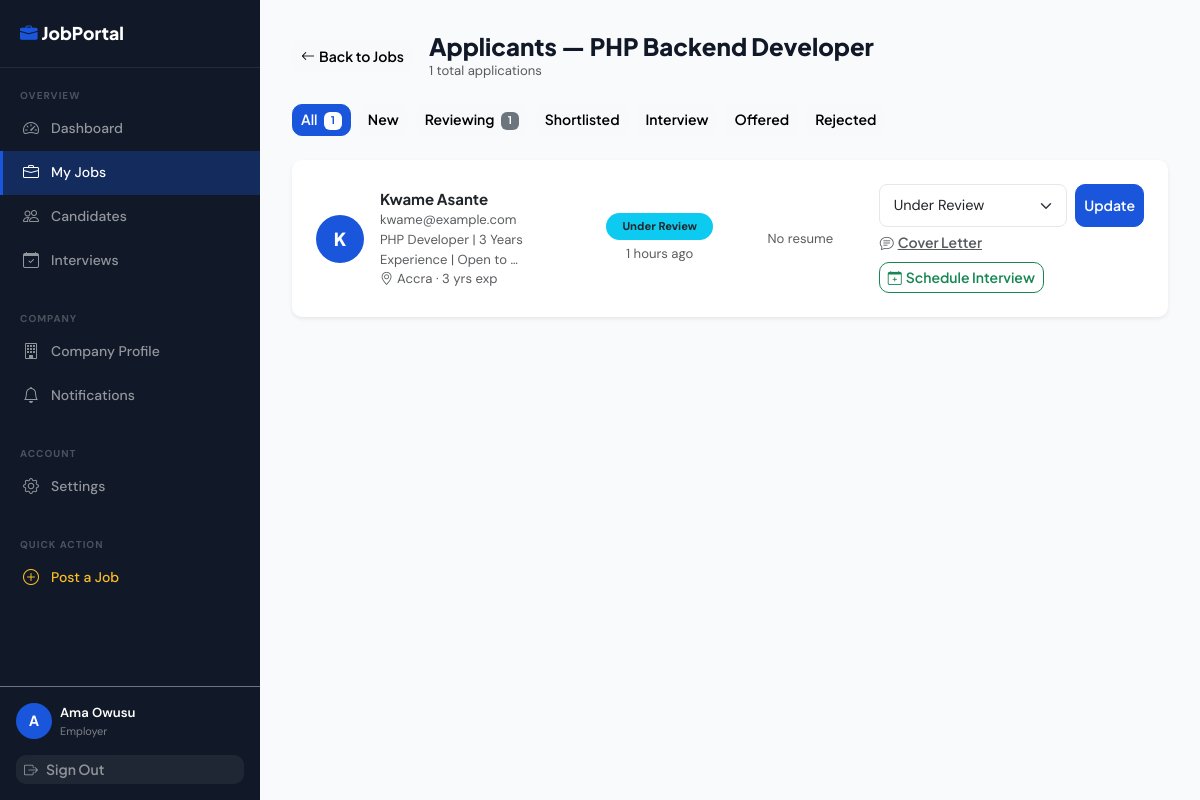
Page /public/employer/jobs/1/applicants (signed in) on the committed database.
### tables this page shows
CREATE TABLE job_listings (
    id                  INT UNSIGNED    NOT NULL AUTO_INCREMENT,
    employer_id         INT UNSIGNED    NOT NULL,
    title               VARCHAR(160)    NOT NULL,
    slug                VARCHAR(200)    NULL,
    description         LONGTEXT        NOT NULL,
    requirements        TEXT            NULL,
    responsibilities    TEXT            NULL,
    benefits            TEXT            NULL,
    location_city       VARCHAR(80)     NULL,
    location_country    VARCHAR(80)     NULL,
    is_remote           TINYINT(1)      NOT NULL DEFAULT 0,
    job_type            ENUM('full_time','part_time','contract','internship','freelance','volunteer') NOT NULL DEFAULT 'full_time',
    experience_level    ENUM('entry','junior','mid','senior','lead','executive') NOT NULL DEFAULT 'entry',
    industry            VARCHAR(100)    NULL,
    salary_min          DECIMAL(12,2)   NULL,
    salary_max          DECIMAL(12,2)   NULL,
    salary_currency     VARCHAR(5)      NOT NULL DEFAULT 'USD',
    salary_period       ENUM('hourly','monthly','yearly') NOT NULL DEFAULT 'yearly',
    salary_is_hidden    TINYINT(1)      NOT NULL DEFAULT 0  COMMENT 'Show "Competitive" instead of range',
    vacancies           TINYINT UNSIGNED NOT NULL DEFAULT 1,
    application_deadline DATE           NULL,
    status              ENUM('draft','active','closed','expired','removed') NOT NULL DEFAULT 'draft',
    is_featured         TINYINT(1)      NOT NULL DEFAULT 0,
    view_count          INT UNSIGNED    NOT NULL DEFAULT 0,
    application_count   INT UNSIGNED    NOT NULL DEFAULT 0,
    expires_at          TIMESTAMP       NULL,
    created_at          TIMESTAMP       NOT NULL DEFAULT CURRENT_TIMESTAMP,
    updated_at          TIMESTAMP       NOT NULL DEFAULT CURRENT_TIMESTAMP ON UPDATE CURRENT_TIMESTAMP,

    PRIMARY KEY (id),
    UNIQUE KEY uq_jl_slug (slug),
    INDEX idx_jl_employer_id (employer_id),
    INDEX idx_jl_status (status),
    INDEX idx_jl_job_type (job_type),
    INDEX idx_jl_experience_level (experience_level),
    INDEX idx_jl_location (location_city, location_country),
    INDEX idx_jl_industry (industry),
    INDEX idx_jl_salary (salary_min, salary_max),
    INDEX idx_jl_created_at (created_at),
    INDEX idx_jl_is_remote (is_remote),
    FULLTEXT INDEX ft_jl_search (title, description, requirements)
      COMMENT 'Enables FULLTEXT search on job listings',
    CONSTRAINT fk_jl_employer
        FOREIGN KEY (employer_id) REFERENCES employer_profiles(id) ON DELETE CASCADE
);

CREATE TABLE applications (
    id                  INT UNSIGNED    NOT NULL AUTO_INCREMENT,
    job_id              INT UNSIGNED    NOT NULL,
    seeker_id           INT UNSIGNED    NOT NULL  COMMENT 'References job_seeker_profiles.id',
    cover_letter_path   VARCHAR(300)    NULL,
    cover_letter_text   TEXT            NULL     COMMENT 'Optional typed cover letter',
    resume_snapshot_path VARCHAR(300)   NULL     COMMENT 'Copy of resume at time of application',
    status              ENUM(
                          'applied',
                          'under_review',
                          'shortlisted',
                          'interview_scheduled',
                          'offered',
                          'hired',
                          'rejected',
                          'withdrawn'
                        ) NOT NULL DEFAULT 'applied',
    employer_notes      TEXT            NULL     COMMENT 'Internal recruiter notes (not shown to seeker)',
    rejection_reason    VARCHAR(300)    NULL,
    is_read_by_employer TINYINT(1)      NOT NULL DEFAULT 0,
    applied_at          TIMESTAMP       NOT NULL DEFAULT CURRENT_TIMESTAMP,
    updated_at          TIMESTAMP       NOT NULL DEFAULT CURRENT_TIMESTAMP ON UPDATE CURRENT_TIMESTAMP,

    PRIMARY KEY (id),
    UNIQUE KEY uq_app_job_seeker (job_id, seeker_id)
      COMMENT 'Prevents duplicate applications to same job',
    INDEX idx_app_job_id (job_id),
    INDEX idx_app_seeker_id (seeker_id),
    INDEX idx_app_status (status),
    INDEX idx_app_applied_at (applied_at),
    CONSTRAINT fk_app_job
        FOREIGN KEY (job_id) REFERENCES job_listings(id) ON DELETE CASCADE,
    CONSTRAINT fk_app_seeker
        FOREIGN KEY (seeker_id) REFERENCES job_seeker_profiles(id) ON DELETE CASCADE
);

CREATE TABLE users (
    id              INT UNSIGNED    NOT NULL AUTO_INCREMENT,
    full_name       VARCHAR(120)    NOT NULL,
    email           VARCHAR(180)    NOT NULL,
    password_hash   VARCHAR(255)    NOT NULL,
    role            ENUM('seeker','employer','admin') NOT NULL DEFAULT 'seeker',
    is_active       TINYINT(1)      NOT NULL DEFAULT 1,
    email_verified  TINYINT(1)      NOT NULL DEFAULT 0,
    verify_token    VARCHAR(64)     NULL,
    last_login_at   TIMESTAMP       NULL,
    created_at      TIMESTAMP       NOT NULL DEFAULT CURRENT_TIMESTAMP,
    updated_at      TIMESTAMP       NOT NULL DEFAULT CURRENT_TIMESTAMP ON UPDATE CURRENT_TIMESTAMP,

    PRIMARY KEY (id),
    UNIQUE KEY uq_users_email (email),
    INDEX idx_users_role (role),
    INDEX idx_users_is_active (is_active)
);

CREATE TABLE job_seeker_profiles (
    id                  INT UNSIGNED        NOT NULL AUTO_INCREMENT,
    user_id             INT UNSIGNED        NOT NULL,
    headline            VARCHAR(160)        NULL     COMMENT 'e.g. "Full-Stack Developer | 3 Years Experience"',
    bio                 TEXT                NULL,
    phone               VARCHAR(20)         NULL,
    location_city       VARCHAR(80)         NULL,
    location_country    VARCHAR(80)         NULL,
    date_of_birth       DATE                NULL,
    gender              ENUM('male','female','other','prefer_not_to_say') NULL,
    years_experience    TINYINT UNSIGNED    NOT NULL DEFAULT 0,
    expected_salary_min DECIMAL(12,2)       NULL,
    expected_salary_max DECIMAL(12,2)       NULL,
    salary_currency     VARCHAR(5)          NOT NULL DEFAULT 'USD',
    job_type_pref       SET('full_time','part_time','contract','remote','internship') NULL,
    avatar_path         VARCHAR(300)        NULL,
    resume_path         VARCHAR(300)        NULL,
    resume_original_name VARCHAR(200)       NULL,
    linkedin_url        VARCHAR(300)        NULL,
    github_url          VARCHAR(300)        NULL,
    portfolio_url       VARCHAR(300)        NULL,
    is_open_to_work     TINYINT(1)          NOT NULL DEFAULT 1,
    profile_views       INT UNSIGNED        NOT NULL DEFAULT 0,
    created_at          TIMESTAMP           NOT NULL DEFAULT CURRENT_TIMESTAMP,
    updated_at          TIMESTAMP           NOT NULL DEFAULT CURRENT_TIMESTAMP ON UPDATE CURRENT_TIMESTAMP,

    PRIMARY KEY (id),
    UNIQUE KEY uq_jsp_user_id (user_id),
    INDEX idx_jsp_location (location_city, location_country),
    INDEX idx_jsp_open_to_work (is_open_to_work),
    INDEX idx_jsp_experience (years_experience),
    CONSTRAINT fk_jsp_user
        FOREIGN KEY (user_id) REFERENCES users(id) ON DELETE CASCADE
);

### app/views/employer/applicants.php (the view, shortened to what the rows shown need)
<div class="d-flex align-items-center gap-3 mb-4 flex-wrap">
    <a href="<?= url('/employer/jobs') ?>" class="btn btn-light btn-sm">
        <i class="bi bi-arrow-left me-1"></i>Back to Jobs
    </a>
    <div>
        <h1 class="h4 fw-800 mb-0">Applicants — <?= e($job['title']) ?></h1>
        <p class="text-muted small mb-0"><?= count($applicants) ?> total applications</p>
    </div>
</div>
<?php if (empty($applicants)): ?>
<div class="card border-0 shadow-sm">
    <div class="card-body text-center py-5">
        <i class="bi bi-inbox text-muted" style="font-size:3rem;"></i>
        <h5 class="fw-700 mt-3">No applications yet</h5>
        <p class="text-muted">Applications will appear here when candidates apply.</p>
    </div>
</div>
<?php else: ?>
<?php
$statuses = ['all'=>'All','applied'=>'New','under_review'=>'Reviewing',
             'shortlisted'=>'Shortlisted','interview_scheduled'=>'Interview',
             'offered'=>'Offered','rejected'=>'Rejected'];
$activeStatus = $_GET['status'] ?? 'all';
$filtered = $activeStatus === 'all' ? $applicants
    : array_filter($applicants, fn($a) => $a['status'] === $activeStatus);
?>
<div class="d-flex gap-2 flex-wrap mb-4">
    <?php foreach ($statuses as $val => $label): ?>
    <?php $cnt = $val === 'all' ? count($applicants)
                : count(array_filter($applicants, fn($a) => $a['status'] === $val)); ?>
    <a href="?status=<?= $val ?>"
       class="btn btn-sm <?= $activeStatus === $val ? 'btn-primary' : 'btn-light' ?>">
        <?= $label ?>
        <?php if ($cnt > 0): ?>
        <span class="badge <?= $activeStatus === $val ? 'bg-white text-primary' : 'bg-secondary' ?> ms-1">
            <?= $cnt ?>
        </span>
        <?php endif; ?>
    </a>
    <?php endforeach; ?>
</div>
<div class="d-flex flex-column gap-3">
    <?php foreach ($filtered as $app): ?>
    <div class="card border-0 shadow-sm">
        <div class="card-body p-4">
            <div class="row align-items-center g-3">
                <div class="col-12 col-md-4 d-flex gap-3 align-items-center">
                    <div class="rounded-circle bg-primary text-white d-flex align-items-center
                                justify-content-center fw-800 flex-shrink-0"
                         style="width:48px;height:48px;font-size:18px;">
                        <?php if ($app['avatar_path']): ?>
                        <img src="<?= url('/file?path=' . urlencode($app['avatar_path'])) ?>"
                             style="width:48px;height:48px;border-radius:50%;object-fit:cover;" alt="">
                        <?php else: ?>
                        <?= strtoupper(substr($app['seeker_name'], 0, 1)) ?>
                        <?php endif; ?>
                    </div>
                    <div class="min-w-0">
                        <div class="fw-700"><?= e($app['seeker_name']) ?></div>
                        <div class="text-muted small"><?= e($app['seeker_email']) ?></div>
                        <div class="text-muted small">
                            <?= e(truncate($app['headline'] ?? '', 45)) ?>
                        </div>
                        <div class="text-muted small">
                            <?php if ($app['location_city']): ?>
                                <i class="bi bi-geo-alt me-1"></i><?= e($app['location_city']) ?>
                            <?php endif; ?>
                            <?php if ($app['years_experience']): ?>
                                · <?= $app['years_experience'] ?> yrs exp
                            <?php endif; ?>
                        </div>
                    </div>
                </div>
                <div class="col-6 col-md-2 text-center">
                    <span class="badge <?= status_badge($app['status']) ?> rounded-pill px-3 py-2">
                        <?= status_label($app['status']) ?>
                    </span>
                    <div class="text-muted small mt-1"><?= time_ago($app['applied_at']) ?></div>
                </div>
                <div class="col-6 col-md-2 text-center">
                    <?php if ($app['resume_path']): ?>
                    <a href="<?= url('/file?path=' . urlencode($app['resume_path'])) ?>"
                       target="_blank" class="btn btn-sm btn-outline-primary">
                        <i class="bi bi-file-earmark-pdf me-1"></i>Resume
                    </a>
                    <?php else: ?>
                    <span class="text-muted small">No resume</span>
                    <?php endif; ?>
                </div>
                <div class="col-12 col-md-4">
                    <form method="POST"
                          action="<?= url('/employer/applications/' . $app['id'] . '/status') ?>"
                          class="d-flex gap-2" data-no-loading>
                        <select class="form-select form-select-sm" name="status">
                            <?php
                            $statOpts = ['applied'=>'New','under_review'=>'Under Review',
                                        'shortlisted'=>'Shortlisted','interview_scheduled'=>'Schedule Interview',
                                        'offered'=>'Send Offer','hired'=>'Mark as Hired','rejected'=>'Reject'];
                            foreach ($statOpts as $v => $l): ?>
                            <option value="<?= $v ?>" <?= $app['status'] === $v ? 'selected' : '' ?>>
                                <?= $l ?>
                            </option>
                            <?php endforeach; ?>
                        </select>
                        <button type="submit" class="btn btn-sm btn-primary flex-shrink-0">Update</button>
                    </form>
                    <?php if ($app['cover_letter_text']): ?>
                    <button class="btn btn-link btn-sm text-muted p-0 mt-1"
                            data-bs-toggle="collapse"
                            data-bs-target="#cl_<?= $app['id'] ?>">
                        <i class="bi bi-chat-text me-1"></i>Cover Letter
                    </button>
                    <?php endif; ?>
                    <?php if(in_array($app['status'],['shortlisted','under_review','applied'])): ?>
                    <button class="btn btn-sm btn-outline-success mt-2"
                            onclick="openInterviewModal(<?= $app['id'] ?>, '<?= e(addslashes($app['seeker_name'])) ?>')">
                        <i class="bi bi-calendar-plus me-1"></i>Schedule Interview
                    </button>
                    <?php endif; ?>
                </div>
            </div>
        </div>
    </div>
    <?php endforeach; ?>
</div>
<?php endif; ?>

### core/Router.php (shortened to what the rows shown need)
<?php
class Router
{
    private array $routes = [];
    private array $groupMiddleware = [];
    private string $groupPrefix = '';
    public function group(array $opts, callable $cb): void
    {
        $prevPrefix = $this->groupPrefix;
        $prevMw     = $this->groupMiddleware;
        $this->groupPrefix     .= ($opts['prefix'] ?? '');
        $this->groupMiddleware  = array_merge($this->groupMiddleware, $opts['middleware'] ?? []);
        $this->groupPrefix     = $prevPrefix;
        $this->groupMiddleware = $prevMw;
    }
    private function add(string $method, string $path, string $handler, array $mw): void
    {
        $full = $this->groupPrefix . $path;
        $this->routes[] = [
            'method'  => $method,
            'pattern' => '#^' . preg_replace('/\{([a-zA-Z_]+)\}/', '(?P<$1>[^/]+)', $full) . '$#',
            'handler' => $handler,
            'mw'      => array_merge($this->groupMiddleware, $mw),
        ];
    }
    public function dispatch(): void
    {
        $method = $_SERVER['REQUEST_METHOD'];
        $uri    = $this->uri();
        foreach ($this->routes as $route) {
            if ($route['method'] !== $method) continue;
            if (!preg_match($route['pattern'], $uri, $matches)) continue;
            $params = array_filter($matches, 'is_string', ARRAY_FILTER_USE_KEY);
            $this->call($route['handler'], $params);
            return;
        }
    }
    private function uri(): string
    {
        $uri  = parse_url($_SERVER['REQUEST_URI'], PHP_URL_PATH);
        $base = rtrim(dirname($_SERVER['SCRIPT_NAME']), '/');
        if ($base && str_starts_with($uri, $base)) $uri = substr($uri, strlen($base));
        return '/' . ltrim($uri ?: '/', '/');
    }
    private function call(string $handler, array $params): void
    {
        [$class, $method] = explode('@', $handler, 2);
        $ctrl = new $class();
        $ctrl->$method($params);
    }
}

### rows in the picture
job_listings: title "PHP Backend Developer"
applications: status "1", users.full_name "K", users.full_name "Kwame Asante", users.email "kwame@example.com", seeker.headline "PHP Developer | 3 Years Experience | Open to …", seeker.location_city "Accra", seeker.years_experience "3", status "Under Review", applied_at "1 hours ago"

### other values in the picture
$label "Dashboard My Jobs Candidates Interviews Company Profile Notifications Settings"
count($applicants) "1"
$label "All"
$cnt "1"
$label "New"
$label "Reviewing"
$label "Shortlisted"
$label "Interview"
$label "Offered"
$label "Rejected"
